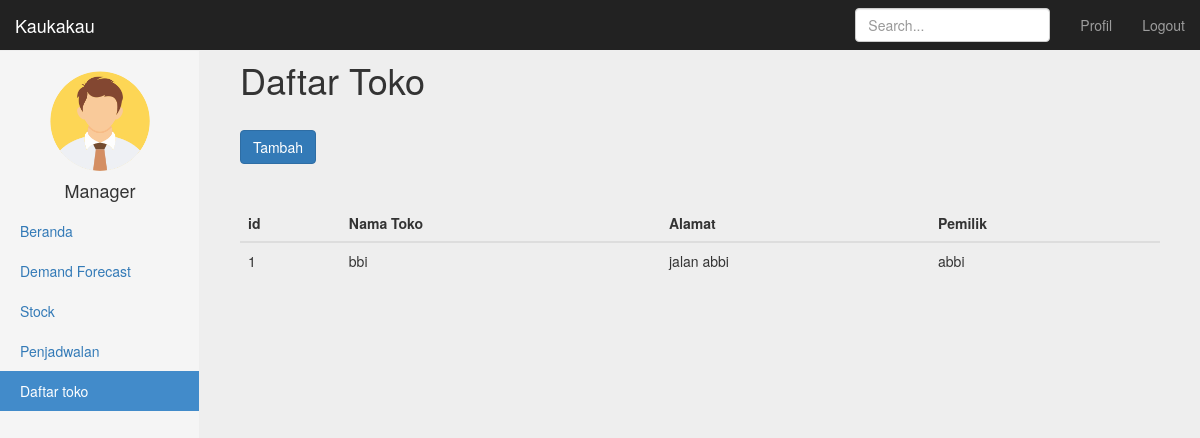
The page /?c=manajer_pemasaran&f=toko on the database its author committed.
### tables this page shows
CREATE TABLE `toko` (
  `id` int(11) NOT NULL,
  `namatoko` varchar(20) NOT NULL,
  `alamat` varchar(20) NOT NULL,
  `pemilik` varchar(20) NOT NULL
);

### konten/kontrol/manajer_pemasaran.php (called while the page is built, shortened)
<?php
class manajer_pemasaran
{
    public function toko()
    {
        $data = model_pemasaran::bacaDataToko();
        require_once 'konten/tampilan/toko.php';
    }
}
?>

### route.php (called while the page is built, shortened)
<?php
function call($controller, $action)
{
    switch ($controller) {
        case 'manajer_pemasaran':
            require_once 'konten/model/model_pemasaran.php';
            $controller = new manajer_pemasaran();
            break;
    }
    $controller->{$action}();
}
call($controller, $action);
?>

### index.php (called while the page is built, shortened)
<?php
if (isset($_GET['c']) && isset($_GET['f'])) {
    $action = $_GET['f'];
} else {
    $controller = 'kontrol_halaman';
    $action = 'home';
}
require_once('route.php');
?>

### konten/model/model_pemasaran.php (called while the page is built, shortened)
<?php
class model_pemasaran
{
    public static function bacaDataToko()
    {
        $db = DB::getInstance();
        $hasil = $db->query("SELECT * FROM toko;");
        if ($hasil->rowCount() > 0) {
            foreach ($hasil as $item) {
                $output[] = array(
                    'id' => $item['id'],
                    'namatoko' => $item['namatoko'],
                    'alamat' => $item['alamat'],
                    'pemilik' => $item['pemilik']
                );
            }
            return $output;
        } else {
            return 'kosong';
        }
    }
}
?>

### konten/tampilan/toko.php (the view, shortened to what this page needs)
<!DOCTYPE html>
<html lang="en">
<head>
    <link href="aset/css/bootstrap.min.css" rel="stylesheet"/>
    <link href="aset/css/font-awesome.min.css" rel="stylesheet"/>
    <link href="aset/css/font-awesome-animation.css" rel="stylesheet"/>
    <link href="aset/css/style-custom.css" rel="stylesheet"/>
</head>
<body>
<nav class="navbar navbar-inverse navbar-fixed-top">
    <div class="container-fluid">
        <div class="navbar-header">
            <a class="navbar-brand" href="#">Kaukakau</a>
        </div>
        <div id="navbar" class="navbar-collapse collapse">
            <ul class="nav navbar-nav navbar-right">
                <li><a href="#">Profil</a></li>
                <li><a href="#">Logout</a></li>
            </ul>
            <form class="navbar-form navbar-right">
                <input type="text" class="form-control" placeholder="Search...">
            </form>
        </div>
    </div>
</nav>
<div class="container-fluid">
    <div class="row">
        <div class="col-sm-3 col-md-2 sidebar">
            <ul class="nav nav-sidebar">
                <div class=" ">
                    <img src="img/logo.png" class="img-circle center-block" width="100" height="100">
                    <h4 class="text-center">Manager</h4>
                </div>
                <li><a href="http://localhost/kaukakau/?c=manajer&f=home">Beranda</a></li>
                <li><a href="http://localhost/kaukakau/?c=manajer_pemasaran&f=forecast">Demand Forecast </a></li>
                <li><a href="http://localhost/kaukakau/?c=manajer_stok&f=home">Stock</a></li>
                <li><a href="http://localhost/kaukakau/?c=manajer_penjadwalan&f=home">Penjadwalan</a></li>
                <li class="active"><a href="http://localhost/kaukakau/?c=manajer_pemasaran&f=toko">Daftar toko</a></li>
            </ul>
        </div>
        <div class="col-sm-9 col-sm-offset-3 col-md-10 col-md-offset-2 main">
            <h1 class="page-header">Daftar Toko</h1>
            <button type="button" class="btn btn-primary" data-toggle="modal" data-target="#input_data_toko">
                Tambah
            </button>
            <hr>
            <?php if ($data != 'kosong') { ?>
                <table class="table">
                    <thead class="thead-dark">
                    <tr>
                        <th scope="col">id</th>
                        <th scope="col">Nama Toko</th>
                        <th scope="col">Alamat</th>
                        <th scope="col">Pemilik</th>
                    </tr>
                    </thead>
                    <tbody>
                    <?php foreach ($data as $item) { ?>
                        <tr>
                            <td><?php echo $item['id'] ?></td>
                            <td><?php echo $item['namatoko'] ?></td>
                            <td><?php echo $item['alamat'] ?></td>
                            <td><?php echo $item['pemilik'] ?></td>
                        </tr>
                    <?php } ?>
                    </tbody>
                </table>
            <?php } else { ?>
                <div class="alert alert-info">Tidak Ada Data Toko</div>
            <?php } ?>
        </div>
    </div>
</div>
</body>
</html>

### aset/css/style-custom.css (style rules this page uses)
body { padding-top: 50px; }
.navbar-fixed-top { border: 0; }
.sidebar { display: none; }
@media (min-width: 768px) { .sidebar { position: fixed; top: 51px; bottom: 0; left: 0; z-index: 1000; display: block; padding: 20px; overflow-x: hidden; overflow-y: auto; background-color: #f5f5f5; border-right: 1px solid #eee; } }
.nav-sidebar { margin-right: -21px; margin-bottom: 20px; margin-left: -20px; }
.nav-sidebar > li > a { padding-right: 20px; padding-left: 20px; }
.nav-sidebar > .active > a, .nav-sidebar > .active > a:hover, .nav-sidebar > .active > a:focus { color: #fff; background-color: #428bca; }
.main { padding: 20px; }
@media (min-width: 768px) { .main { padding-right: 40px; padding-left: 40px; } }
.main .page-header { margin-top: 0; }
body { padding-top: 40px; padding-bottom: 40px; background-color: #eee; }

### rows shown on the page
toko: id "1", namatoko "bbi", alamat "jalan abbi", pemilik "abbi"
